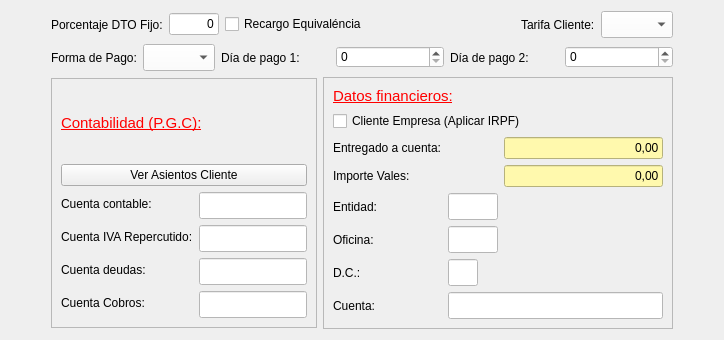
      <widget class="QWidget" name="tab_5">
       <attribute name="title">
        <string>Datos Bancarios y Financieros</string>
       </attribute>
       <layout class="QGridLayout" name="gridLayout_15">
        <item row="1" column="2" colspan="2">
         <layout class="QHBoxLayout" name="horizontalLayout_9">
          <item>
           <widget class="QLabel" name="label_68">
            <property name="text">
             <string>Día de pago 1:</string>
            </property>
           </widget>
          </item>
          <item>
           <widget class="QSpinBox" name="txtnDiaPago1">
            <property name="styleSheet">
             <string notr="true">background-color: rgb(255, 255, 255);</string>
            </property>
           </widget>
          </item>
          <item>
           <widget class="QLabel" name="label_69">
            <property name="text">
             <string>Día de pago 2:</string>
            </property>
           </widget>
          </item>
          <item>
           <widget class="QSpinBox" name="txtnDiaPago2">
            <property name="styleSheet">
             <string notr="true">background-color: rgb(255, 255, 255);</string>
            </property>
           </widget>
          </item>
         </layout>
        </item>
        <item row="2" column="1" colspan="2">
         <widget class="QFrame" name="frame_6">
          <property name="sizePolicy">
           <sizepolicy hsizetype="Fixed" vsizetype="Fixed">
            <horstretch>0</horstretch>
            <verstretch>0</verstretch>
           </sizepolicy>
          </property>
          <property name="minimumSize">
           <size>
            <width>250</width>
            <height>250</height>
           </size>
          </property>
          <property name="maximumSize">
           <size>
            <width>16777215</width>
            <height>16777215</height>
           </size>
          </property>
          <property name="frameShape">
           <enum>QFrame::StyledPanel</enum>
          </property>
          <property name="frameShadow">
           <enum>QFrame::Raised</enum>
          </property>
          <layout class="QGridLayout" name="gridLayout_16">
           <item row="2" column="0">
            <layout class="QFormLayout" name="formLayout">
             <item row="0" column="0">
              <widget class="QLabel" name="label_71">
               <property name="text">
                <string>Cuenta contable:</string>
               </property>
              </widget>
             </item>
             <item row="0" column="1">
              <widget class="QLineEdit" name="txtcCuentaContable">
               <property name="minimumSize">
                <size>
                 <width>0</width>
                 <height>27</height>
                </size>
               </property>
               <property name="styleSheet">
                <string notr="true">background-color: rgb(255, 255, 255);</string>
               </property>
              </widget>
             </item>
             <item row="1" column="0">
              <widget class="QLabel" name="label_72">
               <property name="text">
                <string>Cuenta IVA Repercutido:</string>
               </property>
              </widget>
             </item>
             <item row="1" column="1">
              <widget class="QLineEdit" name="txtcCuentaIvaRepercutido">
               <property name="minimumSize">
                <size>
                 <width>0</width>
                 <height>27</height>
                </size>
               </property>
               <property name="styleSheet">
                <string notr="true">background-color: rgb(255, 255, 255);</string>
               </property>
              </widget>
             </item>
             <item row="2" column="0">
              <widget class="QLabel" name="label_73">
               <property name="text">
                <string>Cuenta deudas:</string>
               </property>
              </widget>
             </item>
             <item row="2" column="1">
              <widget class="QLineEdit" name="txtcCuentaDeudas">
               <property name="minimumSize">
                <size>
                 <width>0</width>
                 <height>27</height>
                </size>
               </property>
               <property name="styleSheet">
                <string notr="true">background-color: rgb(255, 255, 255);</string>
               </property>
              </widget>
             </item>
             <item row="3" column="0">
              <widget class="QLabel" name="label_74">
               <property name="text">
                <string>Cuenta Cobros:</string>
               </property>
              </widget>
             </item>
             <item row="3" column="1">
              <widget class="QLineEdit" name="txtcCuentaCobros">
               <property name="minimumSize">
                <size>
                 <width>0</width>
                 <height>27</height>
                </size>
               </property>
               <property name="styleSheet">
                <string notr="true">background-color: rgb(255, 255, 255);</string>
               </property>
              </widget>
             </item>
            </layout>
           </item>
           <item row="0" column="0">
            <widget class="QLabel" name="label_70">
             <property name="text">
              <string>&lt;html&gt;&lt;head/&gt;&lt;body&gt;&lt;p&gt;&lt;span style=&quot; font-size:11pt; text-decoration: underline; color:#ff0000;&quot;&gt;Contabilidad (P.G.C):&lt;/span&gt;&lt;/p&gt;&lt;/body&gt;&lt;/html&gt;</string>
             </property>
            </widget>
           </item>
           <item row="1" column="0">
            <widget class="QPushButton" name="pushButton">
             <property name="text">
              <string>Ver Asientos Cliente</string>
             </property>
            </widget>
           </item>
          </layout>
         </widget>
        </item>
        <item row="1" column="1">
         <layout class="QHBoxLayout" name="horizontalLayout_8">
          <item>
           <widget class="QLabel" name="label_67">
            <property name="text">
             <string>Forma de Pago:</string>
            </property>
           </widget>
          </item>
          <item>
           <widget class="QComboBox" name="cbocFormaPago">
            <property name="minimumSize">
             <size>
              <width>0</width>
              <height>27</height>
             </size>
            </property>
            <property name="styleSheet">
             <string notr="true">background-color: rgb(255, 255, 255);</string>
            </property>
           </widget>
          </item>
         </layout>
        </item>
        <item row="0" column="1" colspan="3">
         <layout class="QHBoxLayout" name="horizontalLayout_3">
          <item>
           <layout class="QHBoxLayout" name="horizontalLayout">
            <item>
             <widget class="QLabel" name="label_32">
              <property name="text">
               <string>Porcentaje DTO Fijo:</string>
              </property>
             </widget>
            </item>
            <item>
             <widget class="QLineEdit" name="txtnPorcDtoCliente">
              <property name="maximumSize">
               <size>
                <width>50</width>
                <height>16777215</height>
               </size>
              </property>
              <property name="styleSheet">
               <string notr="true">background-color: rgb(255, 255, 255);</string>
              </property>
              <property name="text">
               <string>0</string>
              </property>
              <property name="alignment">
               <set>Qt::AlignRight|Qt::AlignTrailing|Qt::AlignVCenter</set>
              </property>
             </widget>
            </item>
           </layout>
          </item>
          <item>
           <widget class="QCheckBox" name="chklRecargoEquivalencia">
            <property name="styleSheet">
             <string notr="true"/>
            </property>
            <property name="text">
             <string>Recargo Equivaléncia</string>
            </property>
           </widget>
          </item>
          <item>
           <spacer name="horizontalSpacer_9">
            <property name="orientation">
             <enum>Qt::Horizontal</enum>
            </property>
            <property name="sizeHint" stdset="0">
             <size>
              <width>40</width>
              <height>20</height>
             </size>
            </property>
           </spacer>
          </item>
          <item>
           <widget class="QLabel" name="label_33">
            <property name="text">
             <string>Tarifa Cliente:</string>
            </property>
           </widget>
          </item>
          <item>
           <widget class="QComboBox" name="cbonTarifaCliente">
            <property name="minimumSize">
             <size>
              <width>0</width>
              <height>27</height>
             </size>
            </property>
            <property name="styleSheet">
             <string notr="true">background-color: rgb(255, 255, 255);</string>
            </property>
           </widget>
          </item>
         </layout>
        </item>
        <item row="2" column="3">
         <widget class="QFrame" name="frame_7">
          <property name="sizePolicy">
           <sizepolicy hsizetype="Fixed" vsizetype="Fixed">
            <horstretch>0</horstretch>
            <verstretch>0</verstretch>
           </sizepolicy>
          </property>
          <property name="minimumSize">
           <size>
            <width>350</width>
            <height>250</height>
           </size>
          </property>
          <property name="frameShape">
           <enum>QFrame::StyledPanel</enum>
          </property>
          <property name="frameShadow">
           <enum>QFrame::Raised</enum>
          </property>
          <layout class="QGridLayout" name="gridLayout_17">
           <item row="0" column="0">
            <widget class="QLabel" name="label_75">
             <property name="text">
              <string>&lt;html&gt;&lt;head/&gt;&lt;body&gt;&lt;p&gt;&lt;span style=&quot; font-size:11pt; text-decoration: underline; color:#ff0000;&quot;&gt;Datos financieros:&lt;/span&gt;&lt;/p&gt;&lt;/body&gt;&lt;/html&gt;</string>
             </property>
            </widget>
           </item>
           <item row="1" column="0">
            <layout class="QGridLayout" name="gridLayout_14">
             <item row="5" column="2">
              <spacer name="horizontalSpacer_12">
               <property name="orientation">
                <enum>Qt::Horizontal</enum>
               </property>
               <property name="sizeHint" stdset="0">
                <size>
                 <width>40</width>
                 <height>20</height>
                </size>
               </property>
              </spacer>
             </item>
             <item row="1" column="0">
              <widget class="QLabel" name="label_76">
               <property name="text">
                <string>Entregado a cuenta:</string>
               </property>
              </widget>
             </item>
             <item row="2" column="0">
              <widget class="QLabel" name="label_77">
               <property name="text">
                <string>Importe Vales:</string>
               </property>
              </widget>
             </item>
             <item row="3" column="0">
              <widget class="QLabel" name="label_78">
               <property name="text">
                <string>Entidad:</string>
               </property>
              </widget>
             </item>
             <item row="3" column="1">
              <widget class="QLineEdit" name="txtcEntidadBancaria">
               <property name="minimumSize">
                <size>
                 <width>0</width>
                 <height>27</height>
                </size>
               </property>
               <property name="maximumSize">
                <size>
                 <width>50</width>
                 <height>16777215</height>
                </size>
               </property>
               <property name="styleSheet">
                <string notr="true">background-color: rgb(255, 255, 255);</string>
               </property>
              </widget>
             </item>
             <item row="3" column="2">
              <spacer name="horizontalSpacer_10">
               <property name="orientation">
                <enum>Qt::Horizontal</enum>
               </property>
               <property name="sizeHint" stdset="0">
                <size>
                 <width>40</width>
                 <height>20</height>
                </size>
               </property>
              </spacer>
             </item>
             <item row="4" column="0">
              <widget class="QLabel" name="label_79">
               <property name="text">
                <string>Oficina:</string>
               </property>
              </widget>
             </item>
             <item row="4" column="1">
              <widget class="QLineEdit" name="txtcOficinaBancaria">
               <property name="minimumSize">
                <size>
                 <width>0</width>
                 <height>27</height>
                </size>
               </property>
               <property name="maximumSize">
                <size>
                 <width>50</width>
                 <height>16777215</height>
                </size>
               </property>
               <property name="styleSheet">
                <string notr="true">background-color: rgb(255, 255, 255);</string>
               </property>
              </widget>
             </item>
             <item row="4" column="2">
              <spacer name="horizontalSpacer_11">
               <property name="orientation">
                <enum>Qt::Horizontal</enum>
               </property>
               <property name="sizeHint" stdset="0">
                <size>
                 <width>40</width>
                 <height>20</height>
                </size>
               </property>
              </spacer>
             </item>
             <item row="5" column="0">
              <widget class="QLabel" name="label_80">
               <property name="text">
                <string>D.C.:</string>
               </property>
              </widget>
             </item>
             <item row="5" column="1">
              <widget class="QLineEdit" name="txtcDc">
               <property name="minimumSize">
                <size>
                 <width>0</width>
                 <height>27</height>
                </size>
               </property>
               <property name="maximumSize">
                <size>
                 <width>30</width>
                 <height>16777215</height>
                </size>
               </property>
               <property name="styleSheet">
                <string notr="true">background-color: rgb(255, 255, 255);</string>
               </property>
              </widget>
             </item>
             <item row="6" column="0">
              <widget class="QLabel" name="label_81">
               <property name="text">
                <string>Cuenta:</string>
               </property>
              </widget>
             </item>
             <item row="6" column="1" colspan="2">
              <widget class="QLineEdit" name="txtcCuentaCorriente">
               <property name="minimumSize">
                <size>
                 <width>0</width>
                 <height>27</height>
                </size>
               </property>
               <property name="styleSheet">
                <string notr="true">background-color: rgb(255, 255, 255);</string>
               </property>
              </widget>
             </item>
             <item row="0" column="0" colspan="3">
              <widget class="QCheckBox" name="chkClienteEmpresa">
               <property name="text">
                <string>Cliente Empresa (Aplicar IRPF)</string>
               </property>
              </widget>
             </item>
             <item row="1" column="2">
              <widget class="QLineEdit" name="txtrImporteACuenta">
               <property name="enabled">
                <bool>false</bool>
               </property>
               <property name="focusPolicy">
                <enum>Qt::NoFocus</enum>
               </property>
               <property name="styleSheet">
                <string notr="true">color: rgb(0, 0, 0);
background-color: rgb(255, 249, 173);</string>
               </property>
               <property name="text">
                <string>0,00</string>
               </property>
               <property name="alignment">
                <set>Qt::AlignRight|Qt::AlignTrailing|Qt::AlignVCenter</set>
               </property>
              </widget>
             </item>
             <item row="2" column="2">
              <widget class="QLineEdit" name="txtrVales">
               <property name="enabled">
                <bool>false</bool>
               </property>
               <property name="focusPolicy">
                <enum>Qt::NoFocus</enum>
               </property>
               <property name="styleSheet">
                <string notr="true">color: rgb(0, 0, 0);
background-color: rgb(255, 249, 173);</string>
               </property>
               <property name="text">
                <string>0,00</string>
               </property>
               <property name="alignment">
                <set>Qt::AlignRight|Qt::AlignTrailing|Qt::AlignVCenter</set>
               </property>
              </widget>
             </item>
            </layout>
           </item>
          </layout>
         </widget>
        </item>
        <item row="2" column="0">
         <spacer name="horizontalSpacer_13">
          <property name="orientation">
           <enum>Qt::Horizontal</enum>
          </property>
          <property name="sizeHint" stdset="0">
           <size>
            <width>40</width>
            <height>20</height>
           </size>
          </property>
         </spacer>
        </item>
        <item row="2" column="4">
         <spacer name="horizontalSpacer_14">
          <property name="orientation">
           <enum>Qt::Horizontal</enum>
          </property>
          <property name="sizeHint" stdset="0">
           <size>
            <width>40</width>
            <height>20</height>
           </size>
          </property>
         </spacer>
        </item>
       </layout>
      </widget>
